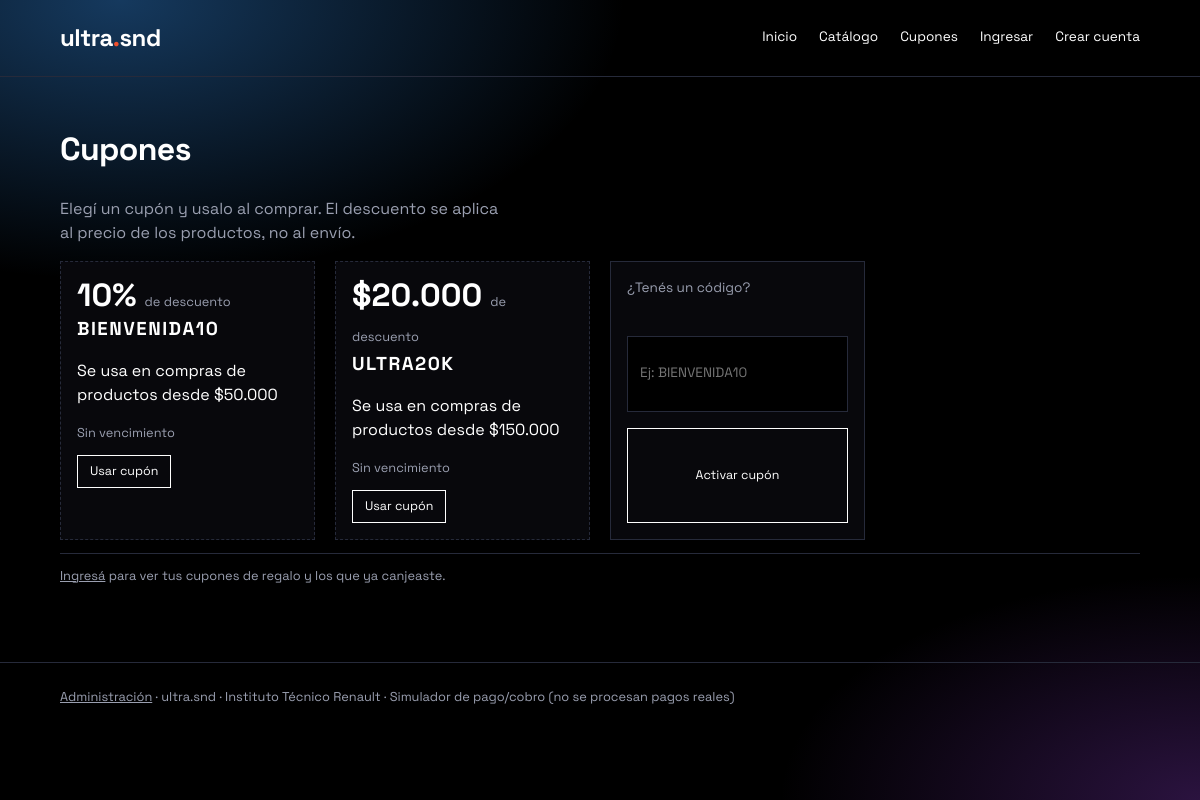
Page /cupones on the committed database.
### mercadolibre/models.py (models this page shows, shortened)
class Cupon(db.Model):
    id = db.Column(db.Integer, primary_key=True)
    codigo = db.Column(db.String(20), unique=True, nullable=False)
    tipo = db.Column(db.String(12), nullable=False)  # porcentaje / monto
    valor = db.Column(db.Float, nullable=False)
    minimo = db.Column(db.Float, default=0)
    vence = db.Column(db.Date)
    usos_max = db.Column(db.Integer)
    usos = db.Column(db.Integer, default=0)
    activo = db.Column(db.Boolean, default=True)
    publico = db.Column(db.Boolean, default=True)  # aparece en la página de cupones
    usuario_id = db.Column(db.Integer, db.ForeignKey("usuario.id"))  # si tiene dueño, solo ese cliente lo puede usar
    origen = db.Column(db.String(12), default="admin")  # admin / regalo
    pedido_origen_id = db.Column(db.Integer)  # pedido que generó el regalo
    def vigente(self):
        return bool(self.activo) and (self.vence is None or self.vence >= date.today()) \
            and (self.usos_max is None or self.usos < self.usos_max)
    @property
    def valor_texto(self):
        return f"{self.valor:g}%" if self.tipo == "porcentaje" else _m(self.valor)

### mercadolibre/app.py (the view)
    @app.route("/cupones")
    def cupones():
        if current_user.is_authenticated:
            disponibles, canjeados = cupones_del_usuario(current_user)
        else:
            disponibles = [c for c in Cupon.query.filter(Cupon.publico.is_(True), Cupon.usuario_id.is_(None)).all() if c.vigente()]
            canjeados = []
        return render_template("cupones.html", generales=[c for c in disponibles if c.usuario_id is None],
                               propios=[c for c in disponibles if c.usuario_id is not None], canjeados=canjeados,
                               cupon_activo=session.get("cupon"))

### mercadolibre/models.py (called while the page is built)
def _m(v):
    return "$" + f"{v:,.0f}".replace(",", ".")

### mercadolibre/templates/cupones.html (shortened to what this page needs)
{% extends "base.html" %}{% from "_macros.html" import cupon_card, csrf %}
{% block content %}
<section class="catalogo"><h2>Cupones</h2>
<p class="sub">Elegí un cupón y usalo al comprar. El descuento se aplica al precio de los productos, no al envío.</p>
<div class="grilla">
{% for c in generales %}{{ cupon_card(c) }}{% else %}<p>No hay cupones disponibles por ahora.</p>{% endfor %}
<form method="post" action="{{ url_for('activar_cupon') }}" class="tarjeta form">{{ csrf() }}
<label class="campo">¿Tenés un código?<input class="in" name="codigo" maxlength="20" autocomplete="off" placeholder="Ej: BIENVENIDA10"></label>
<button class="btn chico">Activar cupón</button></form>
</div>
{% if current_user.is_authenticated %}
<h2>Mis cupones de regalo</h2>
<div class="grilla">{% for c in propios %}{{ cupon_card(c) }}{% else %}<p class="nota">Todavía no tenés cupones de regalo. Con compras desde {{ REGALO_DESDE|money }} te regalamos uno.</p>{% endfor %}</div>
<h2>Cupones canjeados</h2>
<div class="tabla-wrap"><table><tr><th>Cupón</th><th>Pedido</th><th>Ahorraste</th><th>Fecha</th></tr>
{% for p in canjeados %}<tr><td><b>{{ p.cupon_codigo }}</b></td><td><a href="{{ url_for('detalle_pedido', id=p.id) }}">#{{ p.id }}</a></td><td>{{ p.descuento|money2 }}</td><td>{{ p.fecha|fecha }}</td></tr>
{% else %}<tr><td colspan="4">Todavía no canjeaste cupones.</td></tr>{% endfor %}</table></div>
{% else %}<p class="nota"><a href="{{ url_for('login') }}">Ingresá</a> para ver tus cupones de regalo y los que ya canjeaste.</p>{% endif %}
</section>
{% endblock %}

### mercadolibre/templates/_macros.html (shortened to what this page needs)
{% macro cupon_card(c) %}<div class="tarjeta cupon"><p class="cupon-valor">{{ c.valor_texto }} <small>de descuento</small></p><h3>{{ c.codigo }}</h3>
<p>{{ "Se usa en compras de productos desde " ~ (c.minimo|money) if c.minimo else "Sin compra mínima" }}</p>
<p class="stock">{{ "Vence el " ~ c.vence.strftime("%d/%m/%Y") if c.vence else "Sin vencimiento" }}</p>
<form method="post" action="{{ url_for('activar_cupon') }}">{{ csrf() }}<input type="hidden" name="codigo" value="{{ c.codigo }}"><button class="btn chico">Usar cupón</button></form></div>{% endmacro %}

### mercadolibre/static/css/style.css (style rules this page uses)
:root { --negro:#000;--panel:#0a0a0f;--blanco:#fff;--gris:#9a9fb0;--linea:#262a3a;--naranja:#f0502d;--crema:#f6e3a8;--azul:#2f7fd1;--violeta:#6b2f9e;color-scheme:dark }
* { box-sizing:border-box }
html { scroll-behavior:smooth }
body { margin:0;background:var(--negro);color:var(--blanco);font-family:"Space Grotesk",system-ui,sans-serif;line-height:1.5;min-height:100vh;position:relative }
a { color:inherit }
h2 { font-size:2rem;margin:48px 0 24px;letter-spacing:-.02em }
.sub { color:var(--gris);max-width:44ch }
.btn { display:inline-block;border:1px solid var(--blanco);background:transparent;color:var(--blanco);padding:12px 22px;font:inherit;font-size:.85rem;text-decoration:none;cursor:pointer;transition:background .2s,color .2s }
.btn.chico { padding:6px 12px;font-size:.78rem }
.grilla { display:grid;grid-template-columns:repeat(auto-fill,minmax(240px,1fr));gap:20px }
.tarjeta { display:block;text-decoration:none;border:1px solid var(--linea);background:rgba(10,10,15,.8);padding:16px;transition:border-color .2s }
small { color:var(--gris) }
h3 { margin:.1em 0 }
.stock { color:var(--gris);font-size:.8rem }
.form { display:grid;gap:16px }
.campo { display:grid;gap:6px;font-size:.85rem;color:var(--gris) }
.in { background:var(--negro);border:1px solid var(--linea);color:var(--blanco);padding:11px 12px;font:inherit }
.nota { font-size:.8rem;color:var(--gris);border-top:1px solid var(--linea);padding-top:12px }
.cupon { border-style:dashed }
.cupon h3 { letter-spacing:.08em }
.in,select.in,textarea.in { width:100%;min-width:0;max-width:100% }
.campo,.form>*,.fila>* { min-width:0 }
.cupon-valor { font-size:2rem;font-weight:700;margin:0;line-height:1.1 }
.cupon-valor small { font-size:.8rem;font-weight:400;color:var(--gris) }

### rows in the picture
Cupon: valor_texto "10%", codigo "BIENVENIDA10", minimo "Se usa en compras de productos desde $50.000", vence "Sin vencimiento"
Cupon: valor_texto "$20.000", codigo "ULTRA20K", minimo "Se usa en compras de productos desde $150.000", vence "Sin vencimiento"
